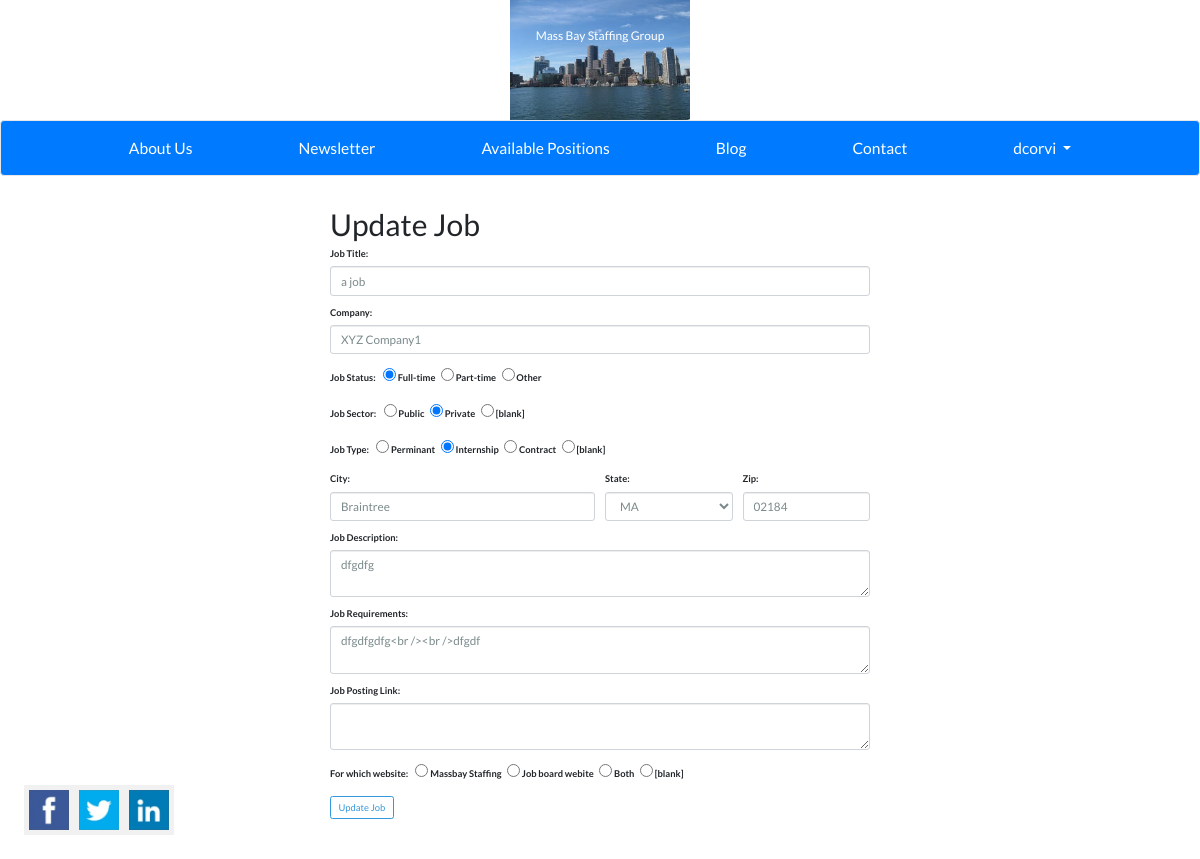
/job-1/update (signed in), run on the app's committed database.
### massbaystaffing/models.py (models this page shows, shortened)
class User(db.Model, UserMixin):
    __tablename__ = 'users'
    id = db.Column(db.Integer, primary_key=True)
    first_name = db.Column(db.String(64))
    last_name = db.Column(db.String(64))
    username = db.Column(db.String(64), unique=True, index=True)
    email = db.Column(db.String(64), unique=True, index=True)
    password_hash = db.Column(db.String(128))
    date_created = db.Column(db.DateTime,nullable=False,default=datetime.now())
    posts = db.relationship('BlogPost',backref='author',lazy=True)
    jobs = db.relationship('Job',backref='jobposter',lazy=True)

class Job(db.Model):
    users = db.relationship(User)
    id = db.Column(db.Integer, primary_key=True)
    user_id = db.Column(db.Integer,db.ForeignKey('users.id'),nullable=False)
    job_title = db.Column(db.String(500),nullable=False, index=True)
    company = db.Column(db.String(500))
    city = db.Column(db.String(500))
    state = db.Column(db.String(2), nullable=False, index=True)
    zip = db.Column(db.String(5))
    job_description = db.Column(db.Text)
    job_requirements = db.Column(db.Text)
    job_status = db.Column(db.String(100))
    job_sector = db.Column(db.String(500))
    job_type = db.Column(db.String(500))
    post_website = db.Column(db.Integer)
    job_posting_link = db.Column(db.String(500))
    job_creation_date = db.Column(db.DateTime,nullable=False,default=datetime.now())

### massbaystaffing/job_posts/views.py (the view)
@job_posts.route("/job-<int:job_post_id>/update", methods=['GET', 'POST'])
@login_required
def update(job_post_id):
    job_post = Job.query.get_or_404(job_post_id)
    if job_post.jobposter != current_user:
        abort(403)
    form = JobForm()
    if form.validate_on_submit():
        new_requirements = form.job_requirements.data
        new_requirements = '<br /><br />'.join(new_requirements.splitlines())
        job_post.job_title = form.job_title.data
        job_post.company = form.company.data
        job_post.city = form.city.data
        job_post.state = form.state.data
        job_post.zip = form.zip.data
        job_post.job_description = form.job_description.data
        job_post.job_requirements = new_requirements
        job_post.job_status = form.job_status.data
        job_post.job_sector = form.job_sector.data
        job_post.job_type = form.job_type.data
        job_post.post_website = form.post_website.data
        job_post.job_posting_link = form.job_posting_link.data
        db.session.commit()
        flash('Job updated', "info")
        return redirect(url_for('job_posts.job_post', job_post_id=job_post.id, title='Job Post'))
    elif not form.validate_on_submit() and request.method != 'GET':
        flash("Fix fields", "warning")
    elif request.method == 'GET':
        form.job_title.data = job_post.job_title
        form.company.data = job_post.company
        form.city.data = job_post.city
        form.state.data = job_post.state
        form.zip.data = job_post.zip
        form.job_description.data = job_post.job_description
        form.job_requirements.data = job_post.job_requirements
        form.job_status.data= job_post.job_status
        form.job_sector.data= job_post.job_sector
        form.job_type.data= job_post.job_type
        form.post_website.data= job_post.post_website
        form.job_posting_link.data = job_post.job_posting_link
    return render_template('create_job.html', button='Update Job', title='Update Job', form=form)

### massbaystaffing/models.py (called while the page is built)
@login_manager.user_loader
def load_user(user_id):
    return User.query.get(user_id)

### massbaystaffing/job_posts/templates/job_posts/create_job.html (shortened to what this page needs)
{% extends "base.html" %}
{% block content %}
<div class="container">
  <div class="row">
    <div class="col-md-6 offset-md-3 col-xs-8 offset-xs-2">
    <h1>{{ title }}</h1>
      <form class="form-group" method="POST">
         <div class="form-group">
         {{ form.job_title.label(class="form-control-label") }}
         {{ form.job_title(class="form-control form-control-lg ") }}
         </div>
         <div class="form-group">
         {{ form.company.label(class="form-control-label") }}
         {{ form.company(class="form-control form-control-lg") }}
        </div>
        <div class="form-group">
          {{ form.job_status.label(class="form-control-label") }}
          &nbsp;&nbsp;{% for subfield in form.job_status %}
          <tr>
            <td>{{ subfield }}</td>
            <td>{{ subfield.label }}</td>
          </tr>
          {% endfor %}
        </div>
        <div class="form-group">
         {{ form.job_sector.label(class="form-control-label") }}
         &nbsp;&nbsp;{% for subfield in form.job_sector %}
            <tr>
                <td>{{ subfield }}</td>
                <td>{{ subfield.label }}</td>
            </tr>
        {% endfor %}
        </div>
        <div class="form-group">
          {{ form.job_type.label(class="form-control-label") }}
          &nbsp;&nbsp;{% for subfield in form.job_type %}
          <tr>
            <td>{{ subfield }}</td>
            <td>{{ subfield.label }}</td>
          </tr>
          {% endfor %}
        </div>
      <div class="form-row">
       <div class="form-group col-md-6">
         {{ form.city.label(class="form-control-label") }}
         {{ form.city(class="form-control form-control-lg") }}
         </div>
         <div class="form-group col-md-3">
         {{ form.state.label(class="form-control-label") }}
         {{ form.state(class="form-control form-control-lg") }}
         </div>
         <div class="form-group col-md-3">
         {{ form.zip.label(class="form-control-label") }}
         {{ form.zip(class="form-control form-control-lg") }}
         </div>
        </div>
         <div class="form-group">
         {{ form.job_description.label(class="form-control-label") }}
         {{ form.job_description(class="form-control form-control-lg") }}
         </div>
         <div class="form-group">
         {{ form.job_requirements.label(class="form-control-label") }}
         {{ form.job_requirements(class="form-control form-control-lg") }}
         </div>
         <div class="form-group">
         {{ form.job_posting_link.label(class="form-control-label") }}
         {{ form.job_posting_link(class="form-control form-control-lg") }}
         </div>
         <div class="form-group">
          {{ form.post_website.label(class="form-control-label") }}
          &nbsp;&nbsp;{% for subfield in form.post_website %}
             <tr>
                 <td>{{ subfield }}</td>
                 <td>{{ subfield.label }}</td>
             </tr>
         {% endfor %}
         </div>
         <div class="form-group">
           <input class="btn btn-outline-info" type="submit" value="{{ button }}">
         </div>
      </form>
    </div>
  </div>
</div>
{% endblock content %}

### massbaystaffing/templates/base.html (shortened to what this page needs)
{% extends 'bootstrap/base.html' %}
{% block styles %}
  {{ super() }}
  <link rel="stylesheet" href="../static/css/main.css">
  <link href="https://stackpath.bootstrapcdn.com/bootswatch/4.3.1/flatly/bootstrap.min.css" rel="stylesheet">
{% endblock %}
{% block navbar %}
  <div id="social-media-icons">
      <a href="https://www.linkedin.com/in/dennis-corvi-868a091/" target="_blank"> <img class="fa" src="../static/images/linkedin.png"> </a>
      <a href="https://twitter.com/dennismassbay" target="_blank"><img class="fa" src="../static/images/twt.png"> </a>
      <a href="https://www.facebook.com/Mass-Bay-Staffing-Group-109318509177259/" target="_blank"><img class="fa" src="../static/images/fbk.png"> </a>
  </div>
  <a href="{{ url_for('core.index') }}">
<div class="logo-image">
  <p class="logo-text">Mass Bay Staffing Group</p>
  </div>
</a>
<nav class="navbar sticky-top navbar-default navbar-expand-lg navbar-dark" style="background-color: #007bff;">
  <div class="collapse navbar-collapse" id="navbarNavDropdown">
    <ul class="navbar-nav">
      {% if title == 'About Us' %}
        <li class="nav-item active">
      {% else %}
        <li class="nav-item">
      {% endif %}
          <a class="nav-link" href="{{ url_for('core.aboutus') }}">About Us</a>
        </li>
      {% if title == 'Newsletter' %}
        <li class="nav-item active">
      {% else %}
        <li class="nav-item">
      {% endif %}
        <a class="nav-link" href="{{ url_for('core.newsletter') }}">Newsletter</a>
      </li>
      {% if title == 'Available Positions' %}
        <li class="nav-item active">
      {% else %}
        <li class="nav-item">
      {% endif %}
        <a class="nav-link" href="{{ url_for('core.positions') }}">Available Positions</a>
      </li>
      {% if title == 'Blog' %}
        <li class="nav-item active">
      {% else %}
        <li class="nav-item">
      {% endif %}
        <a class="nav-link" href="{{ url_for('core.blog') }}">Blog</a>
      </li>
      {% if title == 'Contact' %}
        <li class="nav-item active">
      {% else %}
        <li class="nav-item">
      {% endif %}
          <a class="nav-link" href="{{ url_for('core.contact') }}">Contact</a>
        </li>
        <span class="navbar-nav">
       {% if current_user.is_authenticated %}
         {% if title == 'Account' %}
           <li class="nav-item dropdown active">
         {% else %}
           <li class="nav-item dropdown">
         {% endif %}
             <a class="nav-link dropdown-toggle" href="#" id="navbarDropdown" role="button" data-toggle="dropdown" aria-haspopup="true" aria-expanded="false">
               {{ current_user.username }}
             </a>
            </li>
         {% endif %}
     </span>
    </ul>
  </div>
</nav>
{% endblock %}

### massbaystaffing/static/css/main.css (style rules this page uses)
body { font-family:Helvetica, Arial, sans-serif; }
#social-media-icons { height:50px; width: 150px; background-color: #f1f1f1; position: fixed; bottom: 2vw; left: 2vw; overflow: auto; }
.fa { width:40px; height:40px; margin:5px; float:right; }
.navbar { padding:.2rem .2rem !important; }
.navbar-nav { float:none; margin:0 auto; display: block; text-align: center; font-size: 1.3vw }
.navbar-nav > li { display: inline-block; float:none; padding-right: 4vw; padding-left: 4vw; }
.logo-image { background-image: url(../images/pic3.jpg); background-position: center center; background-repeat: no-repeat; background-size: 15vw 10vw; padding: 15px; height: 10vw; position: relative; }
.logo-text { text-align: center; position: absolute; top: 30%; left: 50%; transform: translate(-50%, -50%); color: white; font-size: 1.2rem }
.container { margin-top: 30px; margin-bottom: 30px; }

### data on the page
User: username "dcorvi"
Job: job_title "a job", company "XYZ Company1", city "Braintree", state "MA", zip "02184", job_description "dfgdfg", job_requirements "dfgdfgdfg<br /><br />dfgdf"

### other printed values
{{ title }} "Update Job"
{{ subfield.label }} "Full-time" "Part-time" "Other"
{{ subfield.label }} "Public" "Private" "[blank]"
{{ subfield.label }} "Perminant" "Internship" "Contract" "[blank]"
{{ subfield.label }} "Massbay Staffing" "Job board webite" "Both" "[blank]"
